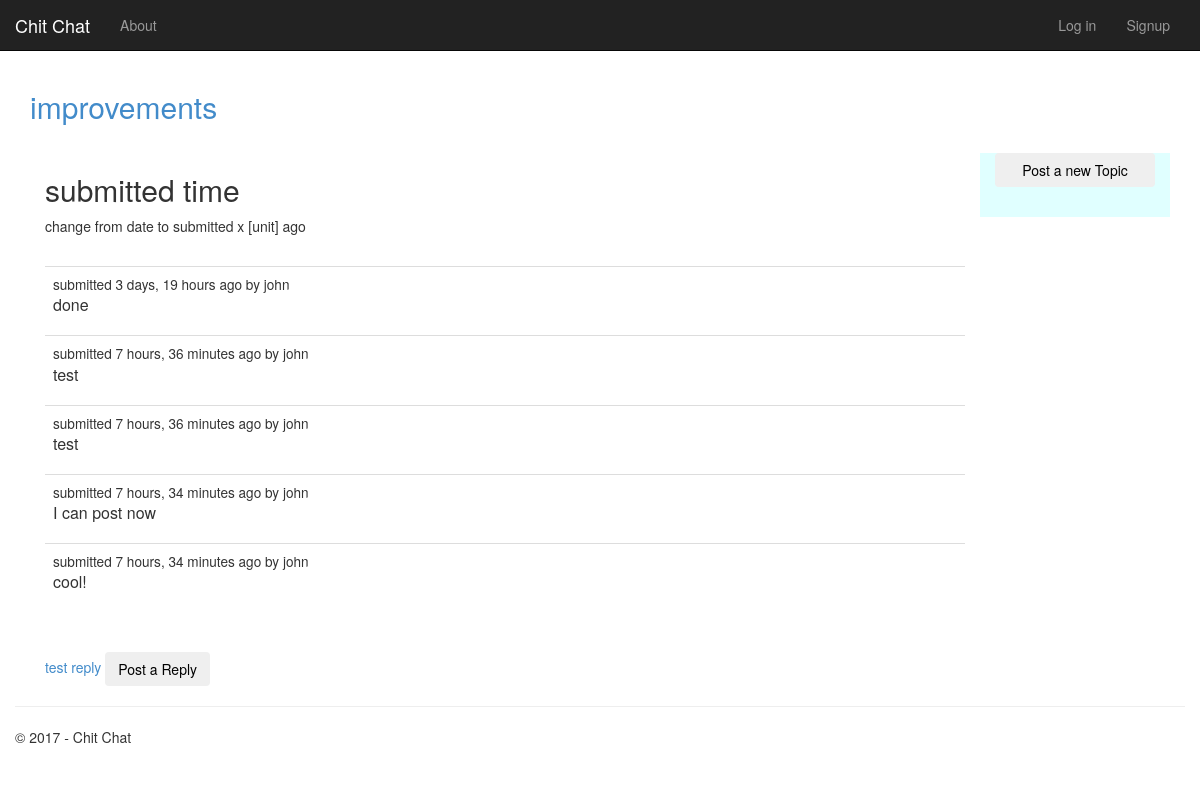
The page /10/ on the database as committed earlier.
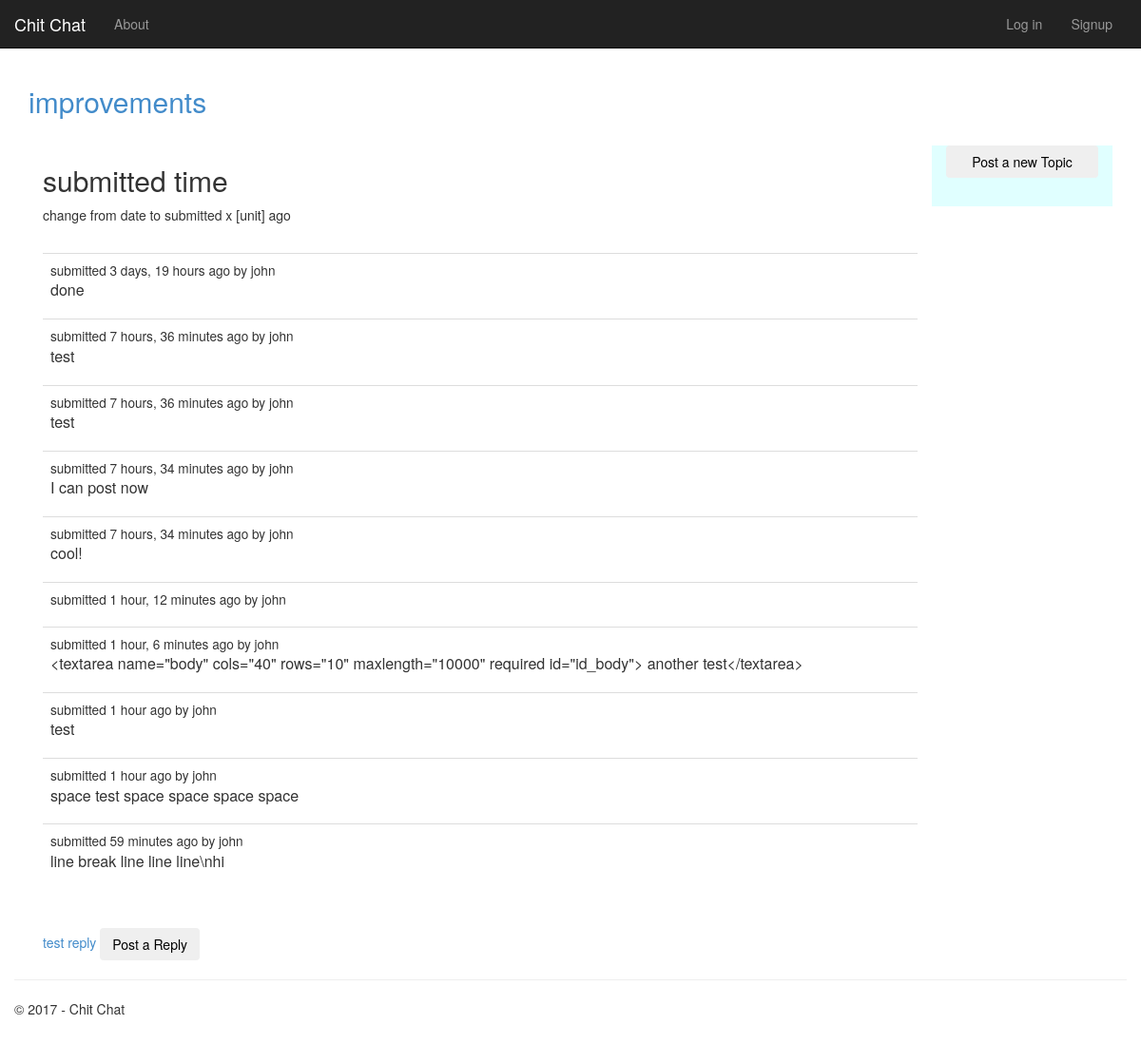
The same page on the database as committed later.
### forum/models.py (models this page shows, shortened)
class Topic(models.Model):
    title = models.CharField(max_length=60)
    description = models.TextField(max_length=10000, blank=True, null=True)
    forum = models.ForeignKey(Forum)
    created = models.DateTimeField(auto_now=True)
    creator = models.ForeignKey(User, blank=True, null=True)
    updated = models.DateTimeField(auto_now=True)
    closed = models.BooleanField(blank=True, default=False)

class Forum(models.Model):
    slug = models.SlugField(unique=True, max_length=60)
    description = models.TextField(blank=True, default='')
    updated = models.DateTimeField(auto_now=True)
    created = models.DateTimeField(auto_now=True)
    creator = models.ForeignKey(User, blank=True, null=True)

class Post(models.Model):
    created = models.DateTimeField(auto_now_add=True)
    creator = models.ForeignKey(User, blank=True, null=True)
    updated = models.DateTimeField(auto_now=True)
    topic = models.ForeignKey(Topic)
    body = models.TextField(max_length=10000)
    user_ip = models.GenericIPAddressField(blank=True, null=True)
    def short(self):
        return u"%s\n%s" % (self.creator, self.created.strftime("%b %d, %I:%M %p"))
    short.allow_tags = True

### forum/views.py (the view)
class TopicDetailView(DetailView):
    model = Topic
    def get_context_data(self, **kwargs):
        context = super(TopicDetailView, self).get_context_data(**kwargs)
        context['title'] = 'Topic -- this is not being used'
        context['year'] = datetime.now().year
        return context

### forum/templates/forum/topic-details.html (shortened to what this page needs)
{% extends "app/layout.html" %}
{% block content %}
<div class="container">
    <h2><a href="{% url 'forum:forum-detail' slug=topic.forum.slug %}">{{topic.forum.slug}}</a></h2>
    <br />
    <div class="col-xs-12 col-sm-10">
        <h2>{{ topic.title }}</h2>
        <p>{{ topic.description }}</p>
        <br />
        <table class="table table-hover">
            <tbody>
                {% for post in topic.post_set.all %}
                <tr>
                    <td>
                        <small>submitted {{ post.created|timesince }} ago by {{ post.creator.get_username }}</small>
                        <p>{{ post.body }}</p>
                    </td>
                </tr>
                {% endfor %}
            </tbody>
        </table>
        <br />
        <a href="{% url 'forum:reply' topic.id %}">test reply</a>
        <button type="button" class="btn btn-outline-primary">Post a Reply</button>
       </div>
    {% include "forum/forum-sidebar.html" %}
   </div>
    {% endblock %}

### app/templates/app/layout.html (shortened to what this page needs)
﻿<!DOCTYPE html>
<html>
<head>
    {% load staticfiles %}
    <link rel="stylesheet" type="text/css" href="{% static 'app/content/bootstrap.min.css' %}" />
    <link rel="stylesheet" type="text/css" href="{% static 'app/content/site.css' %}" />
</head>
<body>
    <div class="navbar navbar-inverse navbar-fixed-top">
        <div class="container">
            <div class="navbar-header">
                <a href="/" class="navbar-brand">Chit Chat</a>
            </div>
            <div class="navbar-collapse collapse">
                <ul class="nav navbar-nav">
                    <li><a href="{% url 'about' %}">About</a></li>
                </ul>
                {% include 'app/loginpartial.html' %}
            </div>
        </div>
    </div>
    <div class="container body-content">
{% block content %}{% endblock %}
        <hr/>
        <footer>
            <p>&copy; {{ year }} - Chit Chat</p>
        </footer>
    </div>
</body>
</html>

### app/templates/app/loginpartial.html
{% if user.is_authenticated %}
<form id="logoutForm" action="/logout" method="post" class="navbar-right">
    {% csrf_token %}
    <ul class="nav navbar-nav navbar-right">
        <li><span class="navbar-brand">Hello {{ user.username }}!</span></li>
        <li><a href="javascript:document.getElementById('logoutForm').submit()">Log off</a></li>
    </ul>
</form>
{% else %}
<ul class="nav navbar-nav navbar-right">
    <li><a href="{% url 'login' %}">Log in</a></li>
    <li><a href="{% url 'signup' %}">Signup</a></li>
</ul>
{% endif %}

### forum/templates/forum/forum-sidebar.html (shortened to what this page needs)
<div class="col-xs-12 col-sm-2" id="sidebar-main">
    <button type="button" class="btn btn-outline-primary btn-block">Post a new Topic</button>
    <br />
</div>

### app/static/app/content/site.css (style rules this page uses)
body { padding-top: 50px; padding-bottom: 20px; }
.body-content { padding-left: 15px; padding-right: 15px; margin-left: 0px; margin-right: 0px; }
#sidebar-main { background-color: #E0FFFF; }
.container { max-width: none; }

Rows that differ between the two databases and show on the page:
added Post: created "1 hour, 12 minutes", creator.get_username "john"
added Post: created "1 hour, 6 minutes", creator.get_username "john", body "<textarea name=\"body\" cols=\"40\" rows=\"10\" maxlength=\"10000\" required id=\"id_body\"> another test</textarea>"
added Post: created "1 hour", creator.get_username "john", body "test"
added Post: created "1 hour", creator.get_username "john", body "space test space space space space"
added Post: created "59 minutes", creator.get_username "john", body "line break line line line\\nhi"
